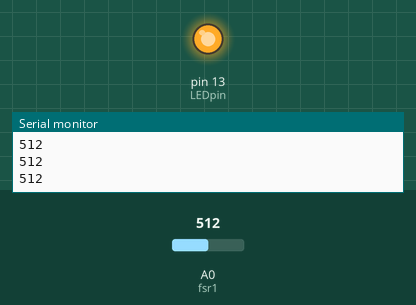
Bench run of a sketch on a simulated Arduino Uno, built with avr-gcc and run on an emulated ATmega328P. On the bench: output pins drawn as LEDs (lit = HIGH), the last lines printed to the serial monitor. The test bench sets the inputs (shaded band); at power-on: A0 (fsr1) = 512.

Above: at 1.2 s.
1.3 s: A0 (fsr1) set to 12
2.8 s: A0 (fsr1) set to 9
At 3.1 s:
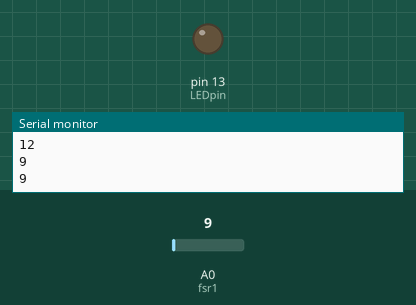
4.3 s: A0 (fsr1) set to 122
At 5.5 s:
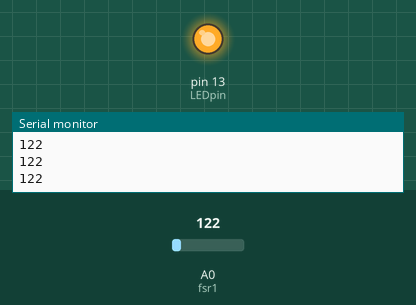
5.9 s: A0 (fsr1) set to 0
At 6.9 s:
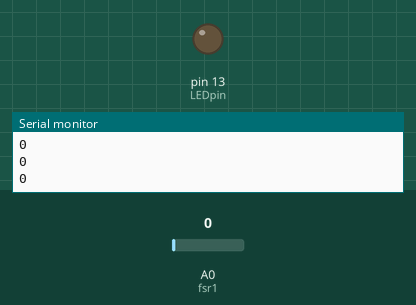
Timing chart, 0 to 8.5 s (numbered marks = the images above; inputs shaded):
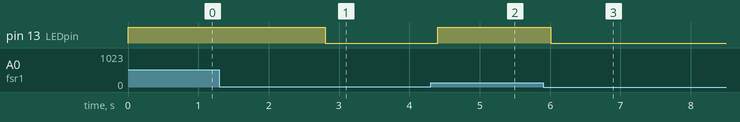

Measured:
- the behaviour switches between 11 and 10 on A0 (fsr1) (found by bisection; images 0 and 1)
- after the input at 2.8 s, pin 13 (LEDpin): HIGH → LOW at once
- after the input at 4.3 s, pin 13 (LEDpin): LOW → HIGH after 0.11 s
- after the input at 5.9 s, pin 13 (LEDpin): HIGH → LOW after 0.11 s

The sketch:

fsrReading.ino
```cpp
int fsr1 = A0;                      //fsr pin
int pressure;                       //pressure unit
int LEDpin = 13;                    //led pin

void setup() {
  pinMode(LEDpin,OUTPUT);
  Serial.begin(9600);               //serial port initialization
}

void loop() {
  int pressure = analogRead(fsr1);  //reading of the fsr value
  Serial.println(pressure);         //writing of the value to the serial port
  if(pressure>10){                  //led reaction
    digitalWrite(LEDpin, HIGH);
  }
  else{
    digitalWrite(LEDpin, LOW);
  }
  delay(200);
}
```
